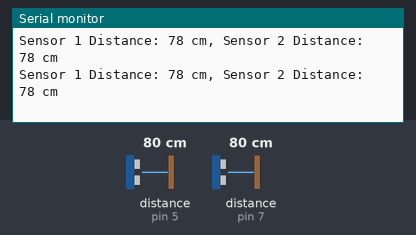
Bench run of a sketch on a simulated Arduino Uno, built with avr-gcc and run on an emulated ATmega328P. Parts: the last lines printed to the serial monitor. Wiring (inferred from the names in the program): 2 × ultrasonic range finder: trigger pin 4, echo pin 5 / trigger pin 6, echo pin 7. Inputs (shaded band) come from the test bench; at power-on: distance to the obstacle (sensors on pin 5, pin 7) 80 cm. The echo pulse lasts 58.3 µs per cm.

Above: at 1.8 s.
1.9 s: distance to the obstacle (sensor on pin 5) set to 2 cm
At 2.4 s:
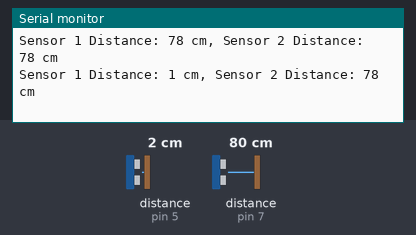
3.4 s: distance to the obstacle (sensor on pin 7) set to 2 cm
At 4.7 s:
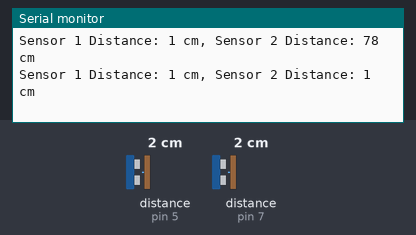
4.9 s: distance to the obstacle (sensor on pin 5) set to 4 cm
At 5.8 s:
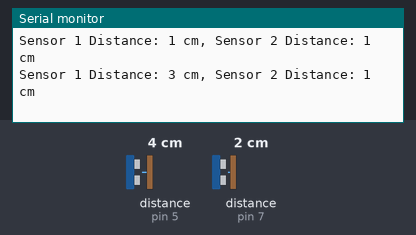
6.4 s: distance to the obstacle (sensor on pin 7) set to 4 cm
At 7.9 s:
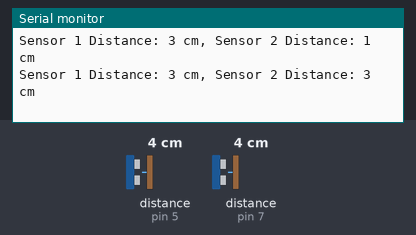
Timing chart, 0 to 8.9 s (numbered marks = the images above; inputs shaded):
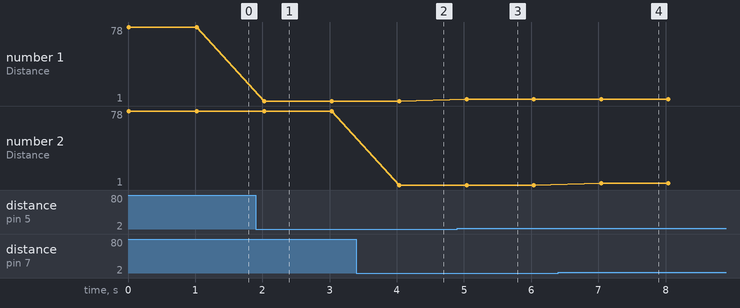

The sketch:

Read_ultrasonic.ino
```cpp
// Define pins for Sensor 1
const int trigPin1 = 4;
const int echoPin1 = 5;

// Define pins for Sensor 2
const int trigPin2 = 6;
const int echoPin2 = 7;

void setup() {
  // Set up pins for Sensor 1
  pinMode(trigPin1, OUTPUT);
  pinMode(echoPin1, INPUT);

  // Set up pins for Sensor 2
  pinMode(trigPin2, OUTPUT);
  pinMode(echoPin2, INPUT);

  // Initialize serial communication
  Serial.begin(9600);
}

void loop() {
  // Get distance readings from both sensors
  long distance1 = getDistance(trigPin1, echoPin1);
  long distance2 = getDistance(trigPin2, echoPin2);

  // Print the readings to the Serial Monitor
  Serial.print("Sensor 1 Distance: ");
  Serial.print(distance1);
  Serial.print(" cm, ");
  Serial.print("Sensor 2 Distance: ");
  Serial.print(distance2);
  Serial.println(" cm");

  // Wait for 1 second before the next reading
  delay(1000);
}

// Function to calculate distance from an HC-SR04 sensor
long getDistance(int trigPin, int echoPin) {
  // Send a 10-microsecond pulse to the trigger pin
  digitalWrite(trigPin, LOW);
  delayMicroseconds(2);
  digitalWrite(trigPin, HIGH);
  delayMicroseconds(10);
  digitalWrite(trigPin, LOW);

  // Read the echo pin and calculate distance
  long duration = pulseIn(echoPin, HIGH);
  long distance = duration * 0.034 / 2; // Convert duration to distance in cm
  return distance;
}
```

Measured:
- after the input at 1.9 s, the serial monitor: prints a new line after 0.13 s (image 1)
- after the input at 3.4 s, the serial monitor: prints a new line after 0.64 s (image 2)
- after the input at 4.9 s, the serial monitor: prints a new line after 0.14 s (image 3)
- after the input at 6.4 s, the serial monitor: prints a new line after 0.64 s (image 4)
- plotted number 1: 1 → 3 after the input at 4.9 s
